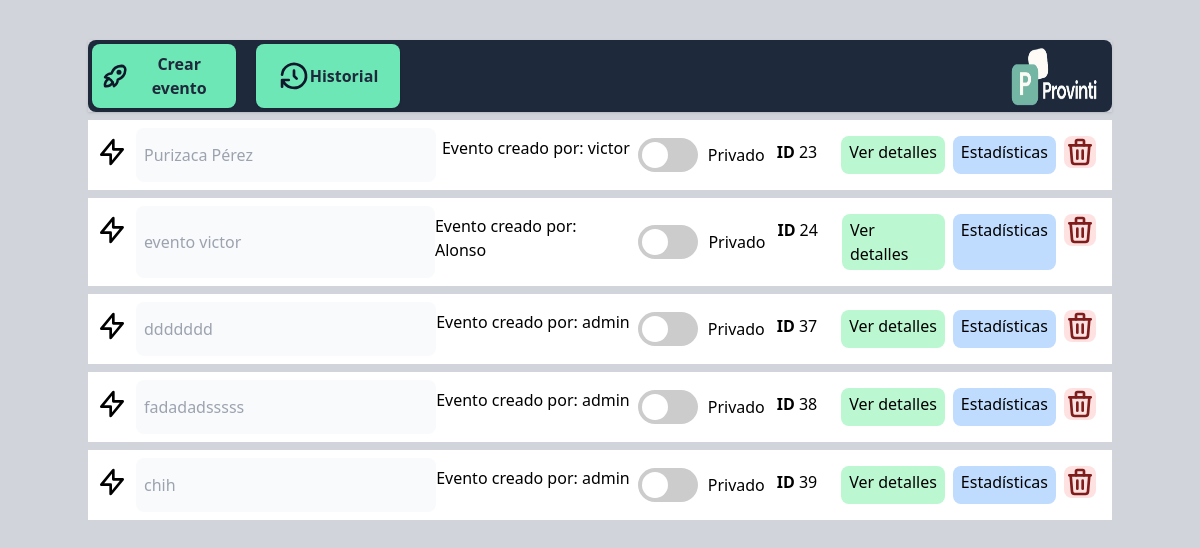
The app's page /public/admin-crear-evento.php (signed in), older data.
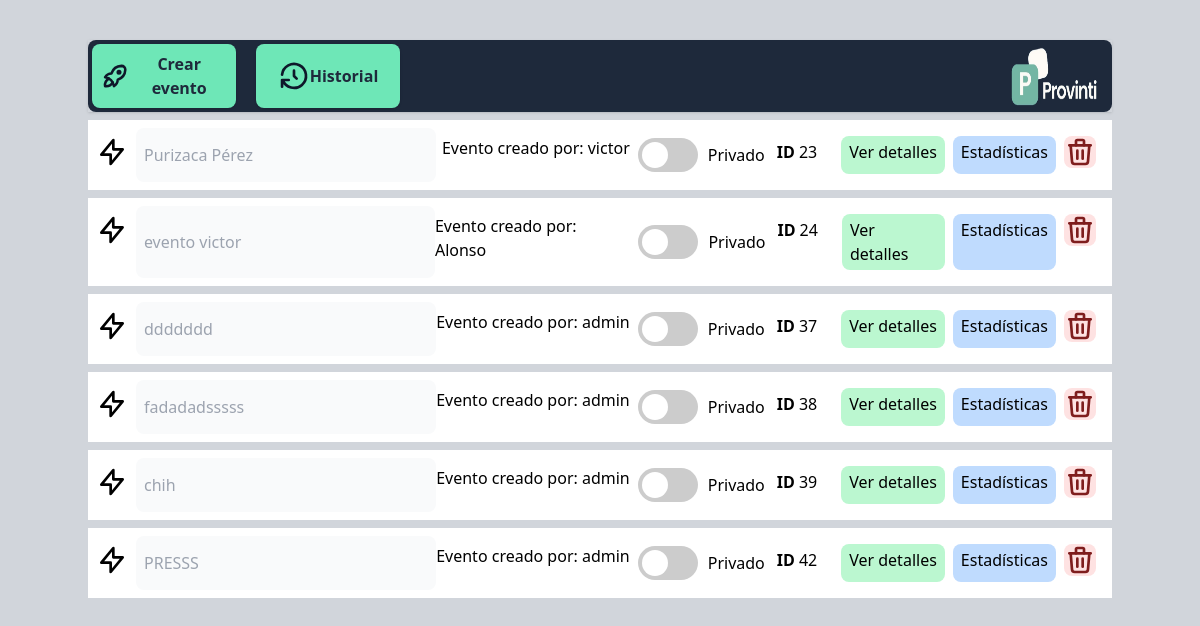
The same page, newer data.
### tables this page shows
CREATE TABLE `eventos` (
  `ID_Evento` int(11) NOT NULL,
  `Titulo` varchar(100) NOT NULL,
  `Aforo` int(11) DEFAULT NULL,
  `Foto` varchar(255) DEFAULT NULL,
  `Descripcion` text DEFAULT NULL,
  `terminos_condiciones` longtext DEFAULT NULL,
  `Artista_Autor` varchar(100) DEFAULT NULL,
  `Fecha_Evento` datetime DEFAULT NULL,
  `Fecha_Creacion` datetime DEFAULT current_timestamp(),
  `Estado_Publicacion` enum('Publicado','Borrador','Cancelado') DEFAULT 'Borrador',
  `visibilidad` varchar(255) DEFAULT NULL,
  `organizador` varchar(255) DEFAULT NULL,
  `contacto_organizador` varchar(255) DEFAULT NULL,
  `politica_cancelacion` text DEFAULT NULL,
  `f_actualizacion` date DEFAULT NULL,
  `f_borrado` date DEFAULT NULL,
  `hora_borrado` time DEFAULT NULL,
  `ubicacion` varchar(100) DEFAULT NULL,
  `activoPospuesto` varchar(20) DEFAULT NULL,
  `horaInicioEvento` time DEFAULT NULL,
  `horaFinEvento` time DEFAULT NULL,
  `redes` varchar(150) DEFAULT NULL,
  `id_usuario` int(11) NOT NULL
);

CREATE TABLE `usuarios` (
  `id` int(11) NOT NULL,
  `nombre_usuario` varchar(50) NOT NULL,
  `password` varchar(255) NOT NULL,
  `rol` int(11) NOT NULL,
  `dni` char(8) NOT NULL,
  `correo` varchar(100) NOT NULL,
  `numero_telefono` char(9) NOT NULL,
  `foto_url` varchar(255) DEFAULT NULL,
  `activo` tinyint(1) DEFAULT 1,
  `fecha_creacion` timestamp NOT NULL DEFAULT current_timestamp()
);

### public/admin-crear-evento.php (called while the page is built, shortened)
<?php
$conexion = new Database();
$eventoObjeto = new Evento($conexion->connect());
$eventos = $eventoObjeto->mostrarEventos();
$listaEventosPorUsuarios= [];
foreach($eventos as $eventito){
    $datosUsuario = $eventoObjeto->obtenerUsuarioPorIdEvento($eventito['id_usuario']);
    $nombre_user_event = $datosUsuario['nombre_usuario'];
    $correo_user_event = $datosUsuario['correo'];
    $listaEventosPorUsuarios[$eventito['id_usuario']] = ['nombre_usuario' => $nombre_user_event,'correo' => $correo_user_event];
}
include '../vista/admin/crearEventos/admin-crear-evento-view.php';
?>

### modelo/Database.php (called while the page is built, shortened)
<?php
class Database {
    private $host = DB_HOST;
    private $db_name = DB_NAME;
    private $username = DB_USER;
    private $password = DB_PASS;
    public function connect() {
        $this->conn = mysqli_connect($this->host, $this->username, $this->password, $this->db_name);
        return $this->conn;
    }
}
?>

### modelo/Evento.php (called while the page is built, shortened)
<?php
class Evento {
    private $connection;
    public function __construct($bd)
    {
     $this->connection = $bd;
    }
    public function obtenerUsuarioPorIdEvento($idUsuario) {
        $sql = "
            SELECT usuarios.*
            FROM usuarios
            INNER JOIN eventos ON usuarios.id = eventos.id_usuario
            WHERE usuarios.id = ?";
        $stmt = mysqli_prepare($this->connection, $sql);
        if ($stmt) {
            mysqli_stmt_bind_param($stmt, "i", $idUsuario);
            mysqli_stmt_execute($stmt);
            $result = mysqli_stmt_get_result($stmt);
            if ($result && mysqli_num_rows($result) > 0) {
                return mysqli_fetch_assoc($result);
            }
        }
        return null;
    }
    public function mostrarEventos() {
        $sql = "SELECT * FROM eventos";
        $result = mysqli_query($this->connection, $sql);
        $eventos = [];
        if ($result) {
            while ($row = mysqli_fetch_assoc($result)) {
                $eventos[] = $row;
            }
        }
        return $eventos;
    }
}
?>

### vista/admin/crearEventos/admin-crear-evento-view.php (the view, shortened to what the changed rows need)
<!doctype html>
<html>
<head>
  <script src="https://cdn.tailwindcss.com"></script>
  <script async src="https://unpkg.com/@material-tailwind/html@latest/scripts/ripple.js"></script>
</head>
<body>
<section class="bg-gray-300 w-screen h-screen px-0 py-10" id="allScreen">
<div class="container mx-auto">
<ul id="eventos">
<?php
foreach($eventos as $evento){
 $datos = $listaEventosPorUsuarios[$evento['id_usuario']];
if($evento['Estado_Publicacion'] !== "Cancelado"){
  if($_SESSION['rol']=="superadministrador" || $_SESSION['rol']=="administrador"){
    echo '<li id="'.$evento['ID_Evento'].'"><div class="bg-white py-2 flex px-2 my-2" atributo-evento-id="'.$evento['ID_Evento'].'" atributo-evento-tipo="evento">
    <svg class="h-8 w-8 text-black-400 mt-2"  fill="none" viewBox="0 0 24 24" stroke="currentColor">
        <path stroke-linecap="round" stroke-linejoin="round" stroke-width="2" d="M13 10V3L4 14h7v7l9-11h-7z"/>
      </svg>
    <input placeholder="'.$evento['Titulo'].'" style="width: 300px;" class="ml-2 p-2 text-gray-900 rounded-lg bg-gray-50 focus:outline-none" disabled id="nombre-evento-titulo-'.$evento['ID_Evento'].'">
    <div class="ml-auto flex py-2">
        <div class="relative tooltip-container" style="display:none" id="dangerEventoDesplegado_'.$evento['ID_Evento'].'">
        </div>
    <p class="me-2">Evento creado por: '.$datos['nombre_usuario'].'</p>
     <div class="switch-container mr-3">
        <label class="switch" style="cursor:pointer;">
          <input type="checkbox" id="switch_visibilidad_'.$evento['ID_Evento'].'" onclick="visibilizarEvento('.$evento['ID_Evento'].')">
          <span class="slider"></span>
        </label>
        <span id="switchLabel_'.$evento['ID_Evento'].'">'.$evento['visibilidad'].'</span>
      </div>
        <div class="mt-1 flex mr-4"><p class="font-bold mr-1">ID</p><p>'.$evento['ID_Evento'].'</p></div>
        <p onclick="visiblePanelModificar('.$evento['ID_Evento'].')" class="bg-green-200 px-2 py-1 ml-2 mr-2 hover:bg-green-300 hover:cursor-pointer rounded-lg hover:rounded-lg disabled:pointer-events-none transition-all" id="collapse-'.$evento['ID_Evento'].'">Ver detalles</p>
        <a class="bg-blue-200 px-2 py-1 hover:bg-blue-300 hover:cursor-pointer rounded-lg hover:rounded-lg" href="./admin-estadisticas-evento.php?id='.$evento['ID_Evento'].'" target="_blank">Estadísticas</a>
        <form action="../controlador/Evento/controladorEliminarEvento.php" method="post" id="eliminar-'.$evento['ID_Evento'].'"><button class="bg-red-100 mr-2 ml-2 rounded-lg" onclick="eliminarEvento(event)" type="submit">
        <input name="id_evento" value="'.$evento['ID_Evento'].'" type="hidden">
        </button></form>
    </div>
    </div>
    '.'
    <div id="collapse-panel-'.$evento['ID_Evento'].'" style="display:none">
          <p>'.$evento['Titulo'].'</p>
        <p>'.date('Y-m-d', strtotime($evento['Fecha_Creacion'])).'</p>
        <p>'.$evento['ubicacion'].'</p>
          <a id="input-evento-categoria-'.$evento['ID_Evento'].'" style="width: 300px;" class="hover:text-green-400 font-bold" href="#" onclick="visibleModalCategoriaEntradas('.$evento['ID_Evento'].')">Categorías de entrada</a>
          '.$evento['horaInicioEvento'].'
          '.$evento['horaFinEvento'].'
          <p>'.$evento['Aforo'].'</p>
        <p>'.$evento['organizador'].'</p>
        <p>'.$evento['contacto_organizador'].'</p>
        <p>'.$evento['redes'].'</p>
        <textarea disabled style="width:250px" class="bg-stone-100 ml-2">'.$evento['Descripcion'].'</textarea>
          <img src="images/imagen.png" class="my-auto mx-auto" id="imagen_evento_'.$evento['ID_Evento'].'">
    </div>'
    .'</li>';
  }
}
}
?>
</ul>
</div>
</section>
</body>
<script src="node_modules/@material-tailwind/html/scripts/collapse.js"></script>
<script src="https://unpkg.com/@material-tailwind/html@latest/scripts/collapse.js"></script>
</html>

Row changes from the older to the newer data that the page shows:
added eventos: Titulo "PRESSS", id_usuario.nombre_usuario "admin", visibilidad "Privado", ID_Evento "42"
